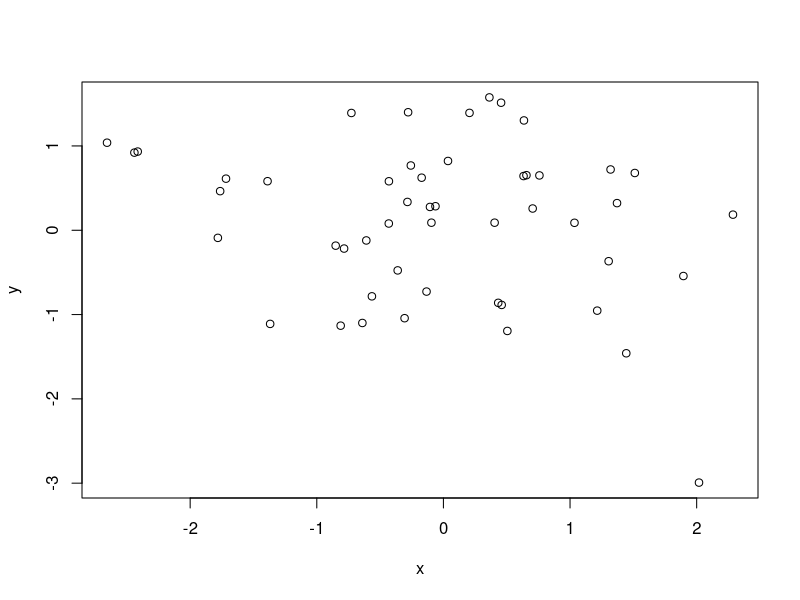
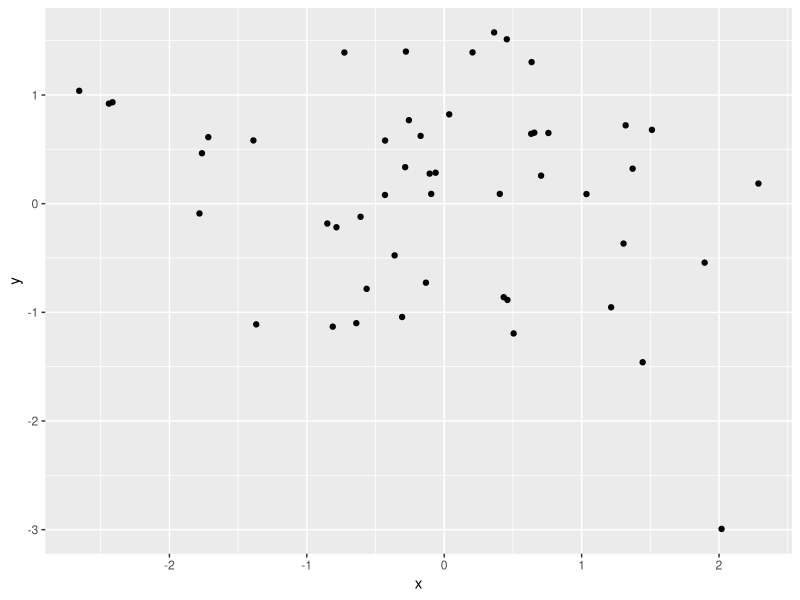
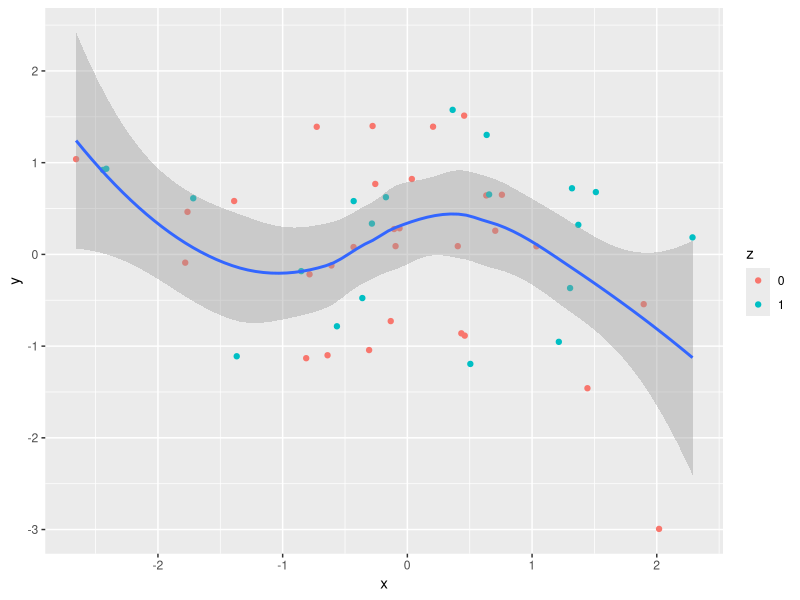
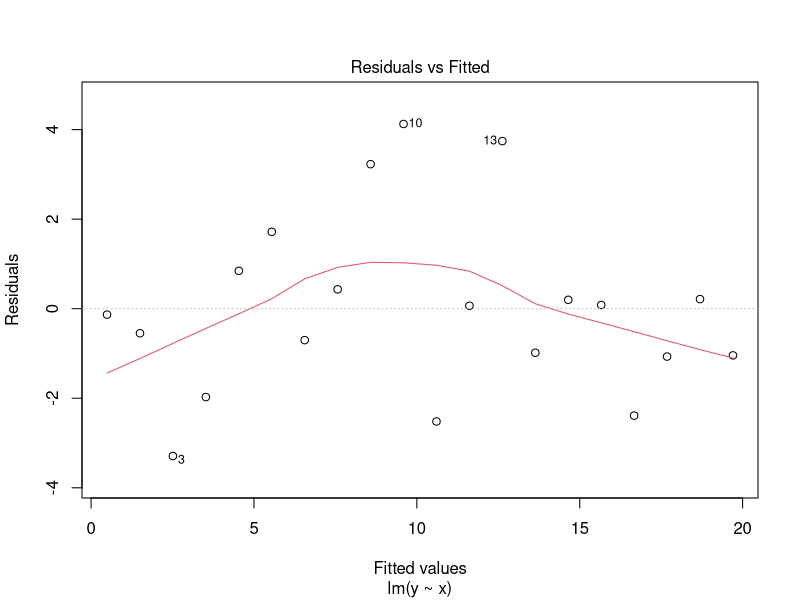

R code for these plots, in order:
# INTRODUCCIÓN A R

set.seed(42)
x <- rnorm(50)
y <- rnorm(x)
class(x)
summary(x)
plot(x, y)
library(ggplot2)
qplot(x,y)
z<-as.factor(rbinom(50,1,0.5))
ggplot()+geom_point(aes(x=x,y=y,color=z))+geom_smooth(aes(x=x,y=y))
rm(x,y,z)
x <- 1:20
w <- 1 + sqrt(x)/2
dummy <- data.frame(x=x, y= x + rnorm(x)*w)
fm <- lm(y ~ x, data=dummy)
summary(fm)
plot(fm,which=1)